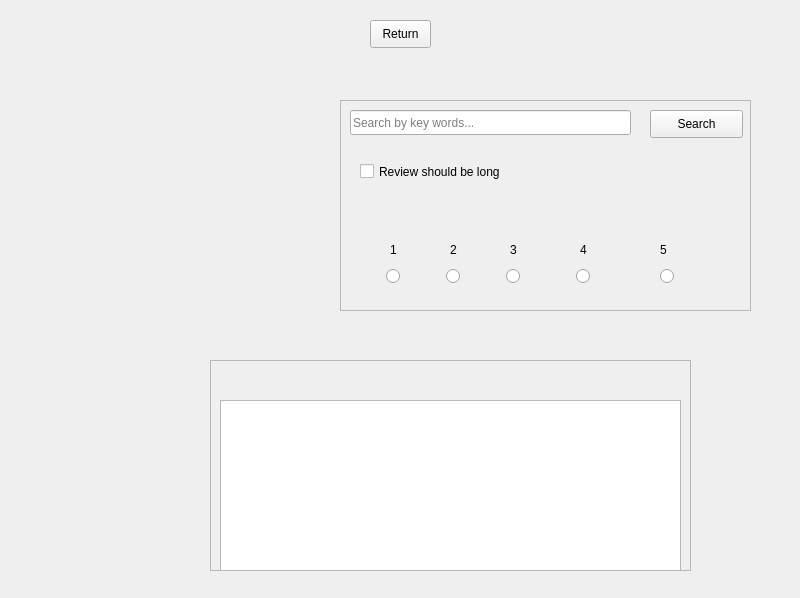
<?xml version="1.0" encoding="UTF-8"?>
<ui version="4.0">
 <class>modelPage</class>
 <widget class="QWidget" name="modelPage">
  <property name="geometry">
   <rect>
    <x>0</x>
    <y>0</y>
    <width>800</width>
    <height>598</height>
   </rect>
  </property>
  <property name="windowTitle">
   <string>Router search</string>
  </property>
  <widget class="QPushButton" name="returnButton">
   <property name="geometry">
    <rect>
     <x>370</x>
     <y>20</y>
     <width>61</width>
     <height>28</height>
    </rect>
   </property>
   <property name="text">
    <string>Return</string>
   </property>
  </widget>
  <widget class="QLabel" name="avStars">
   <property name="geometry">
    <rect>
     <x>100</x>
     <y>310</y>
     <width>68</width>
     <height>19</height>
    </rect>
   </property>
   <property name="text">
    <string/>
   </property>
  </widget>
  <widget class="QLabel" name="modelTitle">
   <property name="geometry">
    <rect>
     <x>40</x>
     <y>340</y>
     <width>641</width>
     <height>19</height>
    </rect>
   </property>
   <property name="text">
    <string/>
   </property>
  </widget>
  <widget class="QFrame" name="Filtering">
   <property name="geometry">
    <rect>
     <x>340</x>
     <y>100</y>
     <width>411</width>
     <height>211</height>
    </rect>
   </property>
   <property name="frameShape">
    <enum>QFrame::StyledPanel</enum>
   </property>
   <property name="frameShadow">
    <enum>QFrame::Raised</enum>
   </property>
   <widget class="QLineEdit" name="keyWords">
    <property name="geometry">
     <rect>
      <x>10</x>
      <y>10</y>
      <width>281</width>
      <height>25</height>
     </rect>
    </property>
    <property name="text">
     <string/>
    </property>
    <property name="placeholderText">
     <string>Search by key words...</string>
    </property>
   </widget>
   <widget class="QPushButton" name="searchButton">
    <property name="geometry">
     <rect>
      <x>310</x>
      <y>10</y>
      <width>93</width>
      <height>28</height>
     </rect>
    </property>
    <property name="text">
     <string>Search</string>
    </property>
   </widget>
   <widget class="QCheckBox" name="isLong">
    <property name="geometry">
     <rect>
      <x>20</x>
      <y>60</y>
      <width>211</width>
      <height>23</height>
     </rect>
    </property>
    <property name="text">
     <string>Review should be long</string>
    </property>
   </widget>
   <widget class="QRadioButton" name="star1">
    <property name="geometry">
     <rect>
      <x>46</x>
      <y>165</y>
      <width>16</width>
      <height>23</height>
     </rect>
    </property>
    <property name="text">
     <string/>
    </property>
   </widget>
   <widget class="QLabel" name="label_3">
    <property name="geometry">
     <rect>
      <x>50</x>
      <y>140</y>
      <width>16</width>
      <height>19</height>
     </rect>
    </property>
    <property name="text">
     <string>1</string>
    </property>
   </widget>
   <widget class="QLabel" name="label_4">
    <property name="geometry">
     <rect>
      <x>110</x>
      <y>140</y>
      <width>16</width>
      <height>19</height>
     </rect>
    </property>
    <property name="text">
     <string>2</string>
    </property>
   </widget>
   <widget class="QRadioButton" name="star2">
    <property name="geometry">
     <rect>
      <x>106</x>
      <y>165</y>
      <width>16</width>
      <height>23</height>
     </rect>
    </property>
    <property name="text">
     <string>2</string>
    </property>
   </widget>
   <widget class="QLabel" name="label_5">
    <property name="geometry">
     <rect>
      <x>170</x>
      <y>140</y>
      <width>16</width>
      <height>19</height>
     </rect>
    </property>
    <property name="text">
     <string>3</string>
    </property>
   </widget>
   <widget class="QRadioButton" name="star3">
    <property name="geometry">
     <rect>
      <x>166</x>
      <y>165</y>
      <width>16</width>
      <height>23</height>
     </rect>
    </property>
    <property name="text">
     <string/>
    </property>
   </widget>
   <widget class="QRadioButton" name="star4">
    <property name="geometry">
     <rect>
      <x>236</x>
      <y>165</y>
      <width>16</width>
      <height>23</height>
     </rect>
    </property>
    <property name="text">
     <string/>
    </property>
   </widget>
   <widget class="QLabel" name="label_6">
    <property name="geometry">
     <rect>
      <x>240</x>
      <y>140</y>
      <width>16</width>
      <height>19</height>
     </rect>
    </property>
    <property name="text">
     <string>4</string>
    </property>
   </widget>
   <widget class="QRadioButton" name="star5">
    <property name="geometry">
     <rect>
      <x>320</x>
      <y>165</y>
      <width>16</width>
      <height>23</height>
     </rect>
    </property>
    <property name="text">
     <string/>
    </property>
   </widget>
   <widget class="QLabel" name="label_7">
    <property name="geometry">
     <rect>
      <x>320</x>
      <y>140</y>
      <width>20</width>
      <height>20</height>
     </rect>
    </property>
    <property name="text">
     <string>5</string>
    </property>
   </widget>
  </widget>
  <widget class="QFrame" name="Review">
   <property name="geometry">
    <rect>
     <x>210</x>
     <y>360</y>
     <width>481</width>
     <height>211</height>
    </rect>
   </property>
   <property name="frameShape">
    <enum>QFrame::StyledPanel</enum>
   </property>
   <property name="frameShadow">
    <enum>QFrame::Raised</enum>
   </property>
   <widget class="QLabel" name="starReview">
    <property name="geometry">
     <rect>
      <x>50</x>
      <y>10</y>
      <width>68</width>
      <height>19</height>
     </rect>
    </property>
    <property name="text">
     <string/>
    </property>
   </widget>
   <widget class="QLabel" name="label_9">
    <property name="geometry">
     <rect>
      <x>130</x>
      <y>10</y>
      <width>201</width>
      <height>19</height>
     </rect>
    </property>
    <property name="text">
     <string/>
    </property>
   </widget>
   <widget class="QTextEdit" name="textReview">
    <property name="geometry">
     <rect>
      <x>10</x>
      <y>40</y>
      <width>461</width>
      <height>171</height>
     </rect>
    </property>
    <property name="readOnly">
     <bool>true</bool>
    </property>
   </widget>
  </widget>
  <widget class="QLabel" name="image">
   <property name="geometry">
    <rect>
     <x>40</x>
     <y>100</y>
     <width>231</width>
     <height>191</height>
    </rect>
   </property>
   <property name="text">
    <string/>
   </property>
   <property name="scaledContents">
    <bool>true</bool>
   </property>
  </widget>
  <widget class="QLabel" name="starIcon">
   <property name="geometry">
    <rect>
     <x>50</x>
     <y>310</y>
     <width>21</width>
     <height>16</height>
    </rect>
   </property>
   <property name="text">
    <string/>
   </property>
   <property name="pixmap">
    <pixmap>star.ico</pixmap>
   </property>
   <property name="scaledContents">
    <bool>true</bool>
   </property>
  </widget>
 </widget>
 <resources/>
 <connections/>
</ui>
